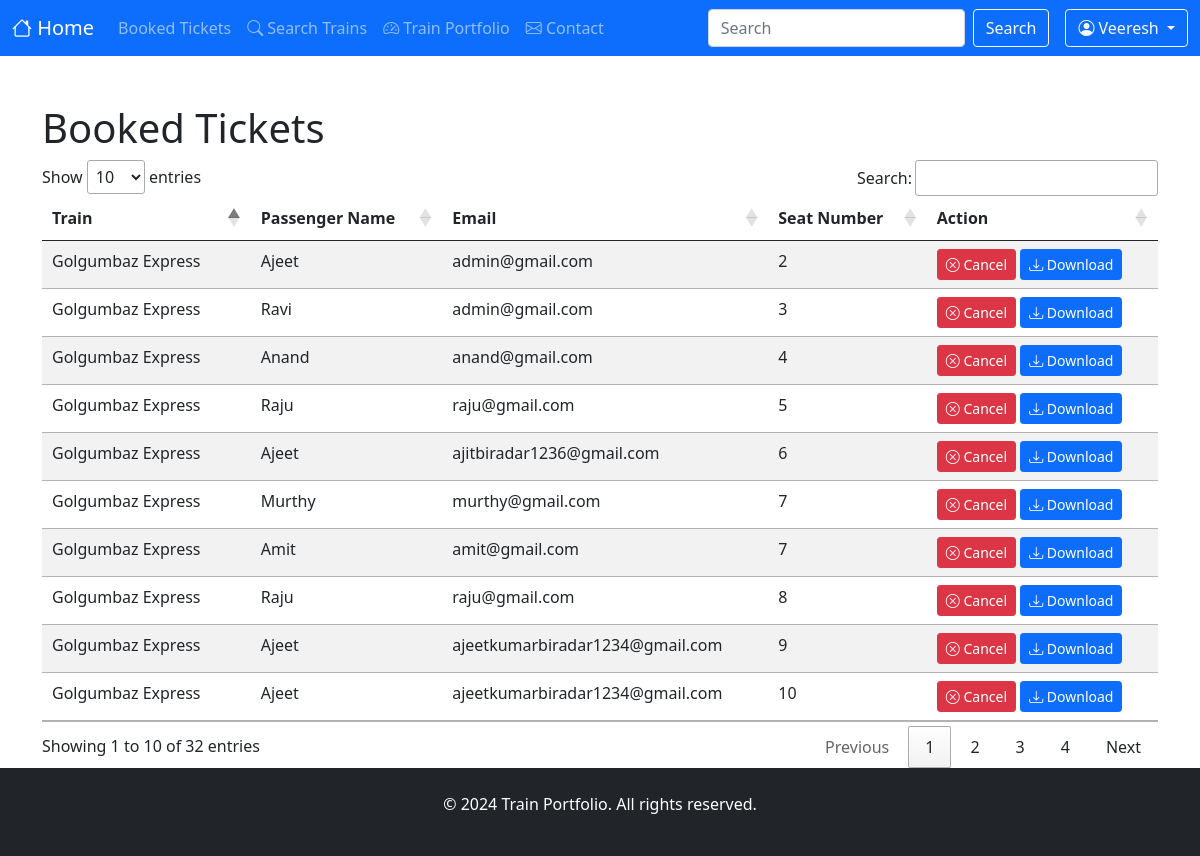
Screenshot of /booked_tickets/ (signed in) with the database file from the repository.
### enquiry/models.py (models this page shows, shortened)
class Booking(models.Model):
    train = models.ForeignKey(Train, on_delete=models.CASCADE)
    passenger_name = models.CharField(max_length=100)
    email = models.EmailField()
    seat_number = models.PositiveIntegerField()
    booking_date = models.DateTimeField(auto_now_add=True)
    is_cancelled = models.BooleanField(default=False)

class Train(models.Model):
    SEAT_CATEGORY_CHOICES = [
        ('SL', 'Sleeper'),
        ('FC', 'First Class'),
        ('SC', 'Second Class'),
        ('1T', '1st Tier'),
    ]
    STATUS_CHOICES = [
        ('On Time', 'On Time'),
        ('Delayed', 'Delayed'),
        ('Cancelled', 'Cancelled'),
    ]
    train_number = models.CharField(max_length=10, unique=True)
    name = models.CharField(max_length=100)
    source = models.CharField(max_length=100)
    destination = models.CharField(max_length=100)
    departure_time = models.TimeField()
    arrival_time = models.TimeField()
    total_seats = models.PositiveIntegerField(default=50)
    available_seats = models.PositiveIntegerField(default=50)
    is_cancelled = models.BooleanField(default=False)
    sleeper_price = models.DecimalField(max_digits=8, decimal_places=2, default=100)
    first_class_price = models.DecimalField(max_digits=8, decimal_places=2, default=200)
    second_class_price = models.DecimalField(max_digits=8, decimal_places=2, default=150)
    first_tier_price = models.DecimalField(max_digits=8, decimal_places=2, default=300)
    status = models.CharField(max_length=20, choices=STATUS_CHOICES, default='On Time')

### enquiry/views.py (the view)
# urls.py: path('booked_tickets/', booked_tickets, name='booked_tickets'),
@login_required
def booked_tickets(request):
    bookings = Booking.objects.filter(is_cancelled=False)
    return render(request, 'enquiry/booked_tickets.html', {'bookings': bookings})

### enquiry/templates/enquiry/booked_tickets.html (shortened to what this page needs)
<!DOCTYPE html>
<html lang="en">
<head>
    <link rel="stylesheet" href="https://cdn.datatables.net/1.11.4/css/jquery.dataTables.min.css">
    <link href="https://cdn.jsdelivr.net/npm/bootstrap@5.0.2/dist/css/bootstrap.min.css" rel="stylesheet">
    <link rel="stylesheet" href="https://cdn.jsdelivr.net/npm/bootstrap-icons@1.5.0/font/bootstrap-icons.css">
</head>
<body>
<nav class="navbar navbar-expand-lg navbar-dark bg-primary">
    <div class="container-fluid">
        <a href="{% url 'index' %}" class="navbar-brand">
            <i class="bi bi-house"></i> Home
        </a>
        <div class="collapse navbar-collapse" id="navbarCollapse2">
            <div class="navbar-nav">
                {% if user.is_authenticated %}
                <a href="{% url 'booked_tickets' %}" class="nav-item nav-link">
                     Booked Tickets
                </a>
                <a href="{% url 'search_trains' %}" class="nav-item nav-link">
                    <i class="bi bi-search"></i> Search Trains
                </a>
                <a href="{% url 'train_portfolio' %}" class="nav-item nav-link">
                    <i class="bi bi-speedometer2"></i> Train Portfolio
                </a>
                <a href="{% url 'contact' %}" class="nav-item nav-link">
                    <i class="bi bi-envelope"></i> Contact
                </a>
                {% endif %}
            </div>
            <form class="d-flex ms-auto">
                <input type="text" class="form-control me-sm-2" placeholder="Search">
                <button type="submit" class="btn btn-outline-light">
                    Search
                </button>
            </form>
            {% if user.is_authenticated %}
            <div class="dropdown ms-3">
                <button class="btn btn-outline-light dropdown-toggle" type="button" id="userDropdown"
                        data-bs-toggle="dropdown" aria-expanded="false">
                    <i class="bi bi-person-circle"></i> {{ user.username }}
                </button>
            </div>
            {% endif %}
        </div>
    </div>
</nav>
<div class="container">
    <h1 class="mt-5">Booked Tickets</h1>
    <table id="booked-tickets-table" class="table table-striped">
        <thead>
        <tr>
            <th>Train</th>
            <th>Passenger Name</th>
            <th>Email</th>
            <th>Seat Number</th>
            <th>Action</th>
        </tr>
        </thead>
        <tbody>
        {% for booking in bookings %}
        <tr>
            <td>{{ booking.train.name }}</td>
            <td>{{ booking.passenger_name }}</td>
            <td>{{ booking.email }}</td>
            <td>{{ booking.seat_number }}</td>
            <td>
                <a href="{% url 'cancel_booking' booking.id %}" class="btn btn-danger btn-sm">
                    <i class="bi bi-x-circle"></i> Cancel
                </a>
                <a href="{% url 'download_ticket' booking.id %}" class="btn btn-primary btn-sm">
                    <i class="bi bi-download"></i> Download
                </a>
            </td>
        </tr>
        {% endfor %}
        </tbody>
    </table>
</div>
<footer class="bg-dark text-white text-center py-4">
    <p>&copy; 2024 Train Portfolio. All rights reserved.</p>
</footer>
</body>
</html>

### rows the page displays
Booking: train.name "Golgumbaz Express", passenger_name "Ajeet", email "admin@gmail.com", seat_number "2"
Booking: train.name "Golgumbaz Express", passenger_name "Ravi", email "admin@gmail.com", seat_number "3"
Booking: train.name "Golgumbaz Express", passenger_name "Anand", email "anand@gmail.com", seat_number "4"
Booking: train.name "Golgumbaz Express", passenger_name "Raju", email "raju@gmail.com", seat_number "5"
Booking: train.name "Golgumbaz Express", passenger_name "Ajeet", email "ajitbiradar1236@gmail.com", seat_number "6"
Booking: train.name "Golgumbaz Express", passenger_name "Murthy", email "murthy@gmail.com", seat_number "7"
Booking: train.name "Golgumbaz Express", passenger_name "Amit", email "amit@gmail.com", seat_number "7"
Booking: train.name "Golgumbaz Express", passenger_name "Raju", email "raju@gmail.com", seat_number "8"
Booking: train.name "Golgumbaz Express", passenger_name "Ajeet", email "ajeetkumarbiradar1234@gmail.com", seat_number "9"
Booking: train.name "Golgumbaz Express", passenger_name "Ajeet", email "ajeetkumarbiradar1234@gmail.com", seat_number "10"

### other values shown
{{ user.username }} "Veeresh"
